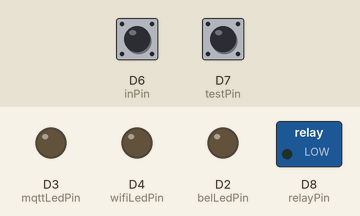
This sketch was run on a simulated ESP8266 (NodeMCU). Parts: switched loads named in the sketch (green lamp = pin HIGH), output pins drawn as LEDs (lit = HIGH). The inputs (shaded band) are chosen by the test bench; at power-on: D6 (inPin) HIGH, D7 (testPin) HIGH. WiFi joins after 1.5 s; servers stay silent unless stated; storage starts empty; no MQTT or app messages arrive unless stated; what the sketch prints to the serial monitor is not drawn.

Above: at 2.7 s.
2.8 s: D6 (inPin) pulled LOW for 0.15 s
At 5.7 s:
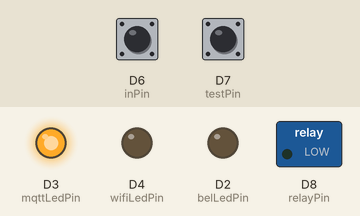
5.9 s: D7 (testPin) pulled LOW for 0.15 s
At 5.98 s:
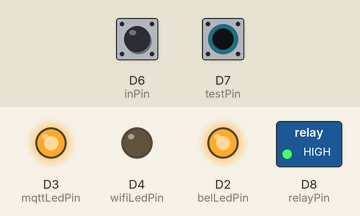
10.5 s: D6 (inPin) pulled LOW for 3.2 s
At 14.6 s:
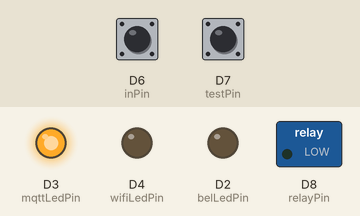
15.2 s: D7 (testPin) pulled LOW for 3.2 s
At 15.7 s:
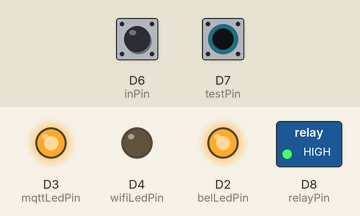
Timing chart, 0 to 19.9 s (numbered marks = the images above; inputs shaded):
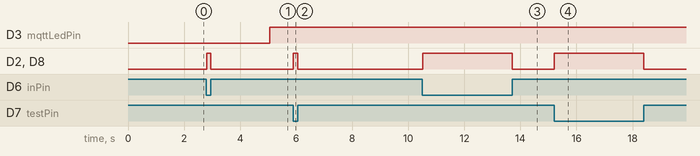

The sketch:

Deurbel.ino
```cpp
/* Defines that control the loading of modules */
#define WM_DEBUG_LEVEL 2
#define WM_MDNS

/* Include all required libraries */
#include "WiFiManager.h"
#include <ESP8266WiFi.h>
#include <ArduinoOTA.h>
#include <PubSubClient.h>
#include <ArduinoJson.h>
#include <FS.h> // SPIFFS
#include "ButtonInput.h"


/* Application Defines */
#define __SKETCH_NAME__ "Deurbel"
#define __AP_MODE_SSID__ "Deurbel_AP"
#define __AP_MODE_PASSWORD__ "Deurbel123"

/* Application Constants */
const int belLedPin = D2;
const int wifiLedPin = D4;
const int mqttLedPin = D3;
const int inPin = D6;
const int testPin = D7;
const int relayPin = D8;
const int statusFrequency = 300; // sec

/* Application Variables */
const int loopDelay = 10;
int loopCounter = 0;
bool relayStatus = 0;
bool sendStatusUpdate = 0;
bool settingRingerOn = 1;
bool hassConfigRequested = 1;
long lastReconnectAttempt = 0;

const char* defaultMQTTServerIP = "192.168.0.180";
const char* defaultMQTTPort = "1883";
const char* defaultMQTTUsername = "--Username here--";
const char* defaultMQTTPassword = "--Password here--";
const char* defaultMQTTHASSBirthTopic = "homeassistant/status";

/* Initialized during Setup */
String espId;
String hostName;
String mqttHASSConfigTopic;
String mqttHASSStateTopic;
String mqttHASSCommandTopic;

ButtonInput* belButton;
ButtonInput* testButton;

WiFiManager wm;
WiFiManagerParameter* parameterMQTTServerIP;
WiFiManagerParameter* parameterMQTTServerPort;
WiFiManagerParameter* parameterMQTTUsername;
WiFiManagerParameter* parameterMQTTPassword;
WiFiManagerParameter* parameterMQTTHASSBirthTopic;

WiFiClient espWiFiClient;
PubSubClient pubSubClient(espWiFiClient);

void setup() {
  /* Initialize Variables */
  espId = String(ESP.getChipId(), HEX);
  String sketchName = String(__SKETCH_NAME__);
  hostName = sketchName + "-" + espId;
  mqttHASSConfigTopic = "homeassistant/binary_sensor/" + sketchName + "/" + espId + "/config";
  mqttHASSStateTopic = "homeassistant/binary_sensor/" + sketchName + "/" + espId + "/state";
  mqttHASSCommandTopic = "homeassistant/binary_sensor/" + sketchName + "/" + espId + "/command";

  /* Configure Hardware */
  pinMode(belLedPin, OUTPUT);
  pinMode(wifiLedPin, OUTPUT);
  pinMode(mqttLedPin, OUTPUT);
  pinMode(relayPin, OUTPUT);

  belButton = new ButtonInput( inPin, true, true);
  testButton = new ButtonInput( testPin, true, true);

  Serial.begin(115200);
  Serial.println("---- Booting ----");

  Serial.println("---- Intializing FS ----");
  SPIFFS.begin();

  if (testButton->getPressed() == true) {
    Serial.println("---- Test button Pressed during boot, erasing Settings ----");
    wm.erase();
  }

  Serial.println("-> Connecting to WiFi...");
  setupWiFiManager();

  fsReadConfigFile();

  bool res = wm.autoConnect(__AP_MODE_SSID__, __AP_MODE_PASSWORD__);
  if (!res)
  {
    Serial.println("WiFi FAILED to connect!");
  }
  else
  {
    Serial.println("WiFi CONNECTED!");
    setupOTA();

    wm.startWebPortal();
  }
}

void setupOTA() {
  Serial.println("Starting OTA!");
  ArduinoOTA.setHostname( hostName.c_str());
  ArduinoOTA.setPassword( __AP_MODE_PASSWORD__);

  ArduinoOTA.onStart([]() {
    Serial.println("Start");
  });
  ArduinoOTA.onEnd([]() {
    Serial.println("\nEnd");
  });
  ArduinoOTA.onProgress([](unsigned int progress, unsigned int total) {
    Serial.printf("Progress: %u%%\r", (progress / (total / 100)));
  });
  ArduinoOTA.onError([](ota_error_t error) {
    Serial.printf("Error[%u]: ", error);
    if (error == OTA_AUTH_ERROR) Serial.println("Auth Failed");
    else if (error == OTA_BEGIN_ERROR) Serial.println("Begin Failed");
    else if (error == OTA_CONNECT_ERROR) Serial.println("Connect Failed");
    else if (error == OTA_RECEIVE_ERROR) Serial.println("Receive Failed");
    else if (error == OTA_END_ERROR) Serial.println("End Failed");
  });

  ArduinoOTA.begin();
}

bool connectToMQTT() {
  bool connectedToMqtt = pubSubClient.connected();
  if (!connectedToMqtt) {
    const char* mqttServerIP = parameterMQTTServerIP->getValue();
    const char* mqttServerPort = parameterMQTTServerPort->getValue();
    const char* mqttUsername = parameterMQTTUsername->getValue();
    const char* mqttPassword = parameterMQTTPassword->getValue();
    const char* mqttBirthTopic = parameterMQTTHASSBirthTopic->getValue();

    Serial.print("-> Connecting to MQTT Server: ");
    Serial.print(mqttServerIP);
    Serial.print(":");
    Serial.println(mqttServerPort);

    pubSubClient.setBufferSize( 1024);
    pubSubClient.setServer(mqttServerIP, atoi(mqttServerPort));
    pubSubClient.setCallback(mqttCallback);

    if (pubSubClient.connect(hostName.c_str(), mqttUsername, mqttPassword))
    {
      connectedToMqtt = true;

      // Subscribe to all required topics
      const char* mqttCommandTopic = mqttHASSCommandTopic.c_str();
      if (pubSubClient.subscribe(mqttBirthTopic))
      {
        Serial.print("MQTT SUBSCRIBED To: ");
        Serial.println(mqttBirthTopic);
      }

      Serial.println("MQTT CONNECTED !");
      if (pubSubClient.subscribe(mqttCommandTopic))
      {
        Serial.print("MQTT SUBSCRIBED To: ");
        Serial.println(mqttCommandTopic);
      }

      hassConfigRequested = 1;
    }
    else
    {
      Serial.print("MQTT FAILED to connect with state: ");
      Serial.println(pubSubClient.state());
      delay(2000);
    }
  }

  return connectedToMqtt;
}

void sendHassConfig() {

  hassConfigRequested = 0;

  Serial.print("Sending HASS Config: ");

  Serial.print("Topic: ");
  Serial.println(mqttHASSConfigTopic);

  String uniqueId = hostName + "/Ringer";

  const size_t capacity = JSON_OBJECT_SIZE(8);
  DynamicJsonDocument doc = createHassDeviceConfig( capacity);

  doc["payload_off"] = "idle";
  doc["payload_on"] = "ringing";
  doc["value_template"] = "{{ value_json.status }}";
  doc["state_topic"] = mqttHASSStateTopic.c_str();
  doc["device_class"] = "occupancy";
  doc["name"] = uniqueId.c_str();
  doc["unique_id"] = uniqueId.c_str();

  char mqttMessageBody[1000];
  serializeJson(doc, mqttMessageBody);

  Serial.print("Message:");
  Serial.println(mqttMessageBody);

  bool success = pubSubClient.publish(mqttHASSConfigTopic.c_str(), mqttMessageBody);
  if (!success)
    Serial.println("Publish Failed");
}

DynamicJsonDocument createHassDeviceConfig(size_t outerDocCapacity) {
  const size_t capacity = JSON_ARRAY_SIZE(1) + JSON_OBJECT_SIZE(5) + outerDocCapacity;
  DynamicJsonDocument doc(capacity);

  JsonObject device = doc.createNestedObject("device");
  JsonArray device_identifiers = device.createNestedArray("identifiers");
  device_identifiers.add(hostName.c_str());
  device["manufacturer"] = "Erik Tamminga";
  device["model"] = "Deurbel PCB";
  device["name"] = hostName.c_str();
  device["sw_version"] = "21.1.30 HASS";

  return doc;
}

void fsReadConfigFile() {
  Serial.println( "-> Reading config from SPIFFS.");

  String path = "/config.json";
  if (!SPIFFS.exists(path)) {
    Serial.println( "Config file not yet found!");
  }
  else {
    // If the file exists
    Serial.println( "Config file found!");
    File configFile = SPIFFS.open(path, "r");                 // Open it
    if (configFile) {
      Serial.println( "Config file opened");
      DynamicJsonDocument jsonDoc(2048);
      deserializeJson( jsonDoc, configFile);
      configFile.close();

      if (jsonDoc.containsKey("mqtt_server_ip"))
        setParameterValue(parameterMQTTServerIP, jsonDoc["mqtt_server_ip"]);
      if (jsonDoc.containsKey("mqtt_server_port"))
        setParameterValue(parameterMQTTServerPort, jsonDoc["mqtt_server_port"]);
      if (jsonDoc.containsKey("mqtt_username"))
        setParameterValue(parameterMQTTUsername, jsonDoc["mqtt_username"]);
      if (jsonDoc.containsKey("mqtt_password"))
        setParameterValue(parameterMQTTPassword, jsonDoc["mqtt_password"]);
      if (jsonDoc.containsKey("mqtt_birth_topic"))
        setParameterValue(parameterMQTTHASSBirthTopic, jsonDoc["mqtt_birth_topic"]);

      Serial.print( "Config file: MQTT Server: ");
      Serial.print( jsonDoc["mqtt_server_ip"].as<char*>());
      Serial.print( ", Port: ");
      Serial.print( jsonDoc["mqtt_server_port"].as<char*>());
      Serial.print( ", Username: ");
      Serial.print( jsonDoc["mqtt_username"].as<char*>());
      Serial.print( ", Password: ");
      Serial.println( jsonDoc["mqtt_password"].as<char*>());

      Serial.print( "HASS Birth Topic: ");
      Serial.println( jsonDoc["mqtt_birth_topic"].as<char*>());
    }
  }
}

void setParameterValue( WiFiManagerParameter* parameter, const char * value) {
  parameter->setValue( value);
}

void setupWiFiManager()
{
  WiFi.mode(WIFI_STA); /* Do not launch AP mode unless autoConnect fails, default = STA+AP */

  wm.setHostname(hostName.c_str());

  /* Setup configuration parameters */
  parameterMQTTServerIP = new WiFiManagerParameter("MQTTServerIP", "MQTT Server IP", defaultMQTTServerIP, 100);
  parameterMQTTServerPort = new WiFiManagerParameter("MQTTServerPort", "MQTT Server Port", defaultMQTTPort, 10);
  parameterMQTTUsername = new WiFiManagerParameter("MQTTUsername", "MQTT Username", defaultMQTTUsername, 40);
  parameterMQTTPassword = new WiFiManagerParameter("MQTTPassword", "MQTT Password", defaultMQTTPassword, 40);
  parameterMQTTHASSBirthTopic = new WiFiManagerParameter("MQTTBirthTopic", "MQTT Birth Topic", defaultMQTTHASSBirthTopic, 100);

  wm.addParameter(parameterMQTTServerIP);
  wm.addParameter(parameterMQTTServerPort);
  wm.addParameter(parameterMQTTUsername);
  wm.addParameter(parameterMQTTPassword);
  wm.addParameter(parameterMQTTHASSBirthTopic);

  /* Setup callbacks */
  wm.setAPCallback(wmConfigModeCallback);
  wm.setSaveConfigCallback(wmSaveConfigCallback);
  wm.setSaveParamsCallback(wmSaveParamsCallback);

  wm.setShowPassword(false); /* Do not show password in UI */
  wm.setEnableConfigPortal(true); /* Enable the portal if autoConnect fails */
  wm.setConfigPortalTimeout(300); /* Disables the portal after 300 sec */
  wm.setBreakAfterConfig(true);
}

//gets called when WiFiManager enters configuration mode
void wmConfigModeCallback (WiFiManager *myWiFiManager)
{
  Serial.println("[CALLBACK] wifiConfigModeCallback fired.");
  Serial.println("WiFiManager Waiting\nIP: " + WiFi.softAPIP().toString() + "\nSSID: " + WiFi.softAPSSID());
}

void wmSaveConfigCallback()
{
  Serial.println("[CALLBACK] saveConfig fired");
}

void wmSaveParamsCallback()
{
  Serial.println("[CALLBACK] saveCallback fired");

  StaticJsonDocument<200> configDoc;
  configDoc["mqtt_server_ip"] = parameterMQTTServerIP->getValue();
  configDoc["mqtt_server_port"] = parameterMQTTServerPort->getValue();
  configDoc["mqtt_username"] = parameterMQTTUsername->getValue();
  configDoc["mqtt_password"] = parameterMQTTPassword->getValue();
  configDoc["mqtt_birth_topic"] = parameterMQTTHASSBirthTopic->getValue();

  File configFile = SPIFFS.open("/config.json", "w");
  serializeJson( configDoc, configFile);
  configFile.close();

  Serial.println( "Configuration file saved to Flash");
}

void mqttCallback(char* topic, byte* payload, unsigned int length)
{
  Serial.print("Message arrived in topic: ");
  Serial.println(topic);
  Serial.print("Message:");
  for (int i = 0; i < length; i++) {
    Serial.print((char)payload[i]);
  }
  Serial.println();

  const char* mqttBirthTopic = parameterMQTTHASSBirthTopic->getValue();
  if (strcmp(topic, mqttBirthTopic) == 0)
  {
    Serial.println("Message is HASS Birth message.");
    hassConfigRequested = 1;
  }
  else if (strcmp(topic, mqttHASSCommandTopic.c_str()) == 0)
  {
    if (length < 200)
    {
      StaticJsonDocument<256> mqttReceivedMessage;
      deserializeJson(mqttReceivedMessage, payload, length);

      if (mqttReceivedMessage["ringer"] == "off")
        settingRingerOn = 0;
      else if (mqttReceivedMessage["ringer"] == "on")
        settingRingerOn = 1;

      if (mqttReceivedMessage["doRestart"] == "yes-sir")
      {
        ESP.restart();
      }

      sendStatusUpdate = 1;
    }
  }
}

void local_yield()
{
  yield();
  pubSubClient.loop();
}

unsigned long elapsed_time(unsigned long start_time_ms)
{
  return millis() - start_time_ms;
}

void local_delay( unsigned long millisecs)
{
  unsigned long start = millis();
  local_yield();
  if (millisecs > 0)
  {
    while (elapsed_time(start) < millisecs) {
      local_yield();
    }
  }
}

void sendHassStatusUpdate( int relayStatus, int settingRingerOn, int freeMem) {
  const int JSON_STATUS_UPDATE_CAPACITY = JSON_OBJECT_SIZE(3);
  StaticJsonDocument<JSON_STATUS_UPDATE_CAPACITY> mqttStatusMessage;

  mqttStatusMessage["status"] = (relayStatus == 1) ? "ringing" : "idle";
  mqttStatusMessage["ringerOn"] = (settingRingerOn == 1) ? "on" : "off";
  mqttStatusMessage["freeMem"] = freeMem;

  char mqttMessageBody[250];
  serializeJson(mqttStatusMessage, mqttMessageBody);

  Serial.print("Publishing: ");
  Serial.print("Topic: ");
  Serial.print(mqttHASSStateTopic);
  Serial.print(", Message:");
  Serial.println(mqttMessageBody);

  pubSubClient.publish(mqttHASSStateTopic.c_str(), mqttMessageBody);
}

void loop()
{
  // Call all module handlers
  ArduinoOTA.handle();
  wm.process();

  bool mqttConnected = pubSubClient.connected();
  // Make sure we're connected to MQTT
  if (!mqttConnected) {
    long now = millis();
    if (now - lastReconnectAttempt > 5000) {
      lastReconnectAttempt = now;
      // Attempt to reconnect
      if (connectToMQTT()) {
        lastReconnectAttempt = 0;
        mqttConnected = true;
        sendStatusUpdate = true;
      }
    }
  }
  else {
    pubSubClient.loop();

    if (hassConfigRequested) {
      sendHassConfig();
    }
  }

  digitalWrite( wifiLedPin, espWiFiClient.connected());
  digitalWrite( mqttLedPin, pubSubClient.connected());

  // Do the doorbel logic
  belButton->Test();
  testButton->Test();

  if (belButton->getChanged()) {
    Serial.print("BelButtonState -Changed-: ");
    Serial.println( belButton->getPressed());
    digitalWrite( belLedPin,  belButton->getPressed());
  }
  if (testButton->getChanged()) {
    Serial.print("TestButtonState -Changed-: ");
    Serial.println( testButton->getPressed());
    digitalWrite( belLedPin,  testButton->getPressed());
  }

  if (belButton->getChanged() || testButton->getChanged())
  {
    bool belShouldRing = ((belButton->getPressed() && (settingRingerOn == 1)) || testButton->getPressed());
    if (belShouldRing)
    {
      sendStatusUpdate = 1;
      relayStatus = 1;
      digitalWrite(relayPin, HIGH);  // turn relay ON
    }
    else
    {
      sendStatusUpdate = 1;
      relayStatus = 0;
      digitalWrite(relayPin, LOW);  // turn relay OFF
    }
  }

  if (((loopCounter * loopDelay) / 1000.0F) > 5000)
  {
    Serial.println("Still working.");
  }

  // How many seconds are we waiting
  loopCounter++;
  if ((sendStatusUpdate == 1) || (((loopCounter * loopDelay) / 1000.0F) > statusFrequency))
  {
    sendStatusUpdate = 0;
    loopCounter = 0;

    int freeMem = ESP.getFreeHeap();
    if (freeMem < 20000)
    {
      Serial.println("Restarting ESP because of FreeMem < 20000.");
      local_delay(loopDelay);
      ESP.restart();
    }

    if (mqttConnected)
      sendHassStatusUpdate(relayStatus, settingRingerOn, freeMem);
  }
  /* Give everything a rest until we go again */
  local_delay(loopDelay);
}
```

ButtonInput.cpp
```cpp
// (licence header left out)
#include <Arduino.h>
#include "ButtonInput.h"

/**
 * --------------------------------------------------------------------------------
 *  ButtonInput
 * --------------------------------------------------------------------------------
**/

// constructors
ButtonInput::ButtonInput( int pin, bool pulledHigh, bool userInternalPullUp) {
  _buttonPin = pin;
  _pulledHigh = pulledHigh;

  pinMode(_buttonPin, (_pulledHigh && userInternalPullUp) ? INPUT_PULLUP : INPUT);
}

ButtonInput::ButtonInput(int pin, bool pulledHigh){
  _buttonPin = pin;
  _pulledHigh = pulledHigh;

  pinMode(_buttonPin, INPUT);
}

// destructor
ButtonInput::~ButtonInput() {
}

int ButtonInput::getPin() {
  return _buttonPin;
}

bool ButtonInput::getPulledHigh() {
  return _pulledHigh;
}

void ButtonInput::Test() {
  int inputValue =  digitalRead(_buttonPin);
  if (_pulledHigh) {
    inputValue = (inputValue == HIGH) ? LOW : HIGH;
  }
  _pressed = (inputValue == HIGH);

  _hasChanged = false;
  if (_lastState != inputValue) {
    _lastState = inputValue;
    _hasChanged = true;
  }
}

bool ButtonInput::getPressed() {
  return _pressed;
}

bool ButtonInput::getChanged() {
  return _hasChanged;
}
```

ButtonInput.h
```cpp
// (licence header left out)
#ifndef ButtonInput_h
#define ButtonInput_h

class ButtonInput
{
  public:
    ButtonInput( int pin, bool pulledHigh);
    ButtonInput( int pin, bool pulledHigh, bool userInternalPullUp);
    ~ButtonInput();

    int getPin();
    bool getPulledHigh();
    void Test();
    bool getInvert();
    bool getPressed();
    bool getChanged();

  private:
    int        _buttonPin                 = 0;
    bool       _pulledHigh                = false;

    int        _lastState                 = 0;
    bool       _hasChanged                = false;
    bool       _pressed                   = false;
};

#endif
```

Measured:
- after the input at 2.8 s, D2 (belLedPin), D8 (relayPin): LOW → HIGH at once, → LOW 0.15 s later
- after the input at 5.9 s, D2 (belLedPin), D8 (relayPin): LOW → HIGH at once, → LOW 0.15 s later
- after the input at 10.5 s, D2 (belLedPin), D8 (relayPin): LOW → HIGH at once, → LOW 3.2 s later
- after the input at 15.2 s, D2 (belLedPin), D8 (relayPin): LOW → HIGH at once, → LOW 3.2 s later
